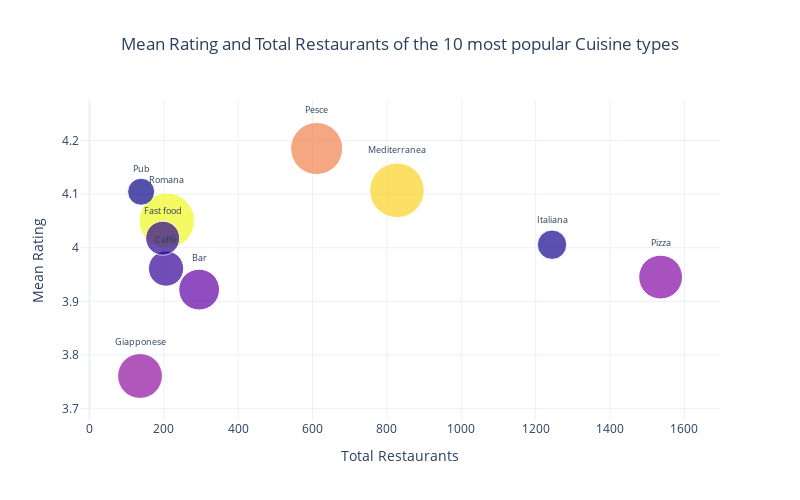

Source (notebook cell):
### Code cell
df = pd.read_csv('ristoranti_zone_cucine.csv', encoding='utf-8')
df['first_cuisine'] = [x.split(',', 2)[1].strip() if ',' in x else np.nan if x == 'nan' else x for x in df['cuisines'].astype('str')]
top10_cuisines_df = df[(df['first_cuisine'].notnull()) &
                                   (df['first_cuisine'].isin(df['first_cuisine'].value_counts()[:10].index.to_list()))]

agg_top10_cuisines_df = top10_cuisines_df.groupby('first_cuisine').agg(
    total_restaurants=pd.NamedAgg(column='url', aggfunc=np.size),
    mean_rating=pd.NamedAgg(column='rating', aggfunc=np.mean),
    mean_reviews_n=pd.NamedAgg(column='total_reviews', aggfunc=np.mean),
    median_reviews_n=pd.NamedAgg(column='total_reviews', aggfunc=np.median)
).reset_index(level=0).sort_values(by='total_restaurants', ascending=False)

agg_top10_cuisines_df['median_reviews_n'] = agg_top10_cuisines_df['median_reviews_n'].astype('Float64')
for col in ['mean_rating', 'mean_reviews_n']:
    agg_top10_cuisines_df[col] = round(agg_top10_cuisines_df[col], 4)
fig = go.Figure(data=go.Scatter(x=agg_top10_cuisines_df['total_restaurants'], y=agg_top10_cuisines_df['mean_rating'],
                                mode='markers+text', marker=dict(size=np.log(agg_top10_cuisines_df['median_reviews_n'].astype('float64'))*10,
                                                                 color=agg_top10_cuisines_df['median_reviews_n']),
                                text=agg_top10_cuisines_df['first_cuisine'], textposition='top center', textfont=dict(size=9),
                                customdata=agg_top10_cuisines_df['median_reviews_n'],
                                hoverlabel=dict(namelength=0), # removes the trace number off to the side of the tooltip box
                                hovertemplate='<b>%{text}</b>:<br>%{x:,} total restaurants<br>%{y:.1f} mean rating<br>%{customdata} median revies'))
fig.update_layout(title='Mean Rating and Total Restaurants of the 10 most popular Cuisine types', template='plotly_white',
                  title_x=0.5, autosize=False, width=800, height=500)
fig['layout']['xaxis']['title'] = 'Total Restaurants'
fig['layout']['yaxis']['title'] = 'Mean Rating'
fig.show()
fig.write_html("cuisine_types.html")

### Figure 1 — Plotly figure (JSON) as saved in the notebook; plotly's stock layout.template omitted (floating-point values rounded to 4 significant figures)
{"data": [{"customdata": [80, 19, 234, 182, 59, 256, 34, 30, 15, 88.5], "hoverlabel": {"namelength": 0}, "hovertemplate": "<b>%{text}</b>:<br>%{x:,} total restaurants<br>%{y:.1f} mean rating<br>%{customdata} median revies", "marker": {"color": [80, 19, 234, 182, 59, 256, 34, 30, 15, 88.5], "size": [43.82, 29.44, 54.55, 52.04, 40.78, 55.45, 35.26, 34.01, 27.08, 44.83]}, "mode": "markers+text", "text": ["Pizza", "Italiana", "Mediterranea", "Pesce", "Bar", "Romana", "Caffè", "Fast food", "Pub", "Giapponese"], "textfont": {"size": 9}, "textposition": "top center", "type": "scatter", "x": [1536, 1244, 827, 611, 295, 208, 206, 197, 139, 136], "y": [3.945, 4.006, 4.107, 4.185, 3.922, 4.051, 3.961, 4.018, 4.104, 3.761]}], "layout": {"autosize": false, "height": 500, "title": {"text": "Mean Rating and Total Restaurants of the 10 most popular Cuisine types", "x": 0.5}, "width": 800, "xaxis": {"title": {"text": "Total Restaurants"}}, "yaxis": {"title": {"text": "Mean Rating"}}}}
